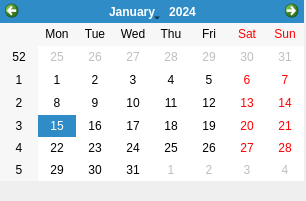
<?xml version="1.0" encoding="UTF-8"?>
<ui version="4.0">
 <class>DatePickDialog</class>
 <widget class="QDialog" name="DatePickDialog">
  <property name="geometry">
   <rect>
    <x>0</x>
    <y>0</y>
    <width>306</width>
    <height>201</height>
   </rect>
  </property>
  <property name="windowTitle">
   <string>Dialog</string>
  </property>
  <widget class="QDialogButtonBox" name="buttonBox">
   <property name="geometry">
    <rect>
     <x>60</x>
     <y>110</y>
     <width>161</width>
     <height>32</height>
    </rect>
   </property>
   <property name="orientation">
    <enum>Qt::Horizontal</enum>
   </property>
   <property name="standardButtons">
    <set>QDialogButtonBox::Cancel|QDialogButtonBox::Ok</set>
   </property>
  </widget>
  <widget class="QDateEdit" name="dePickStartDate">
   <property name="geometry">
    <rect>
     <x>150</x>
     <y>20</y>
     <width>110</width>
     <height>25</height>
    </rect>
   </property>
  </widget>
  <widget class="QDateEdit" name="dePickEndDate">
   <property name="geometry">
    <rect>
     <x>150</x>
     <y>60</y>
     <width>110</width>
     <height>25</height>
    </rect>
   </property>
  </widget>
  <widget class="QPushButton" name="btnPickStartDate">
   <property name="geometry">
    <rect>
     <x>20</x>
     <y>20</y>
     <width>111</width>
     <height>24</height>
    </rect>
   </property>
   <property name="text">
    <string>Pick Start Date</string>
   </property>
  </widget>
  <widget class="QPushButton" name="btnPickEndDate">
   <property name="geometry">
    <rect>
     <x>20</x>
     <y>60</y>
     <width>111</width>
     <height>24</height>
    </rect>
   </property>
   <property name="text">
    <string>Pick End Date</string>
   </property>
  </widget>
  <widget class="QCalendarWidget" name="calendarWidget">
   <property name="geometry">
    <rect>
     <x>0</x>
     <y>0</y>
     <width>304</width>
     <height>181</height>
    </rect>
   </property>
  </widget>
 </widget>
 <resources/>
 <connections>
  <connection>
   <sender>buttonBox</sender>
   <signal>accepted()</signal>
   <receiver>DatePickDialog</receiver>
   <slot>accept()</slot>
   <hints>
    <hint type="sourcelabel">
     <x>248</x>
     <y>254</y>
    </hint>
    <hint type="destinationlabel">
     <x>157</x>
     <y>274</y>
    </hint>
   </hints>
  </connection>
  <connection>
   <sender>buttonBox</sender>
   <signal>rejected()</signal>
   <receiver>DatePickDialog</receiver>
   <slot>reject()</slot>
   <hints>
    <hint type="sourcelabel">
     <x>316</x>
     <y>260</y>
    </hint>
    <hint type="destinationlabel">
     <x>286</x>
     <y>274</y>
    </hint>
   </hints>
  </connection>
 </connections>
</ui>
